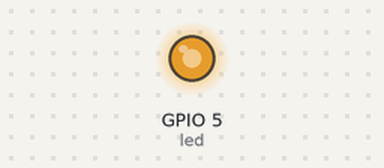
The program below on a simulated ESP32 board running MicroPython. Parts: output pins drawn as LEDs (lit = HIGH). At 4.0 s the program stops and its outputs stay as they are.

Above: at 0.05 s.
At 0.3 s:
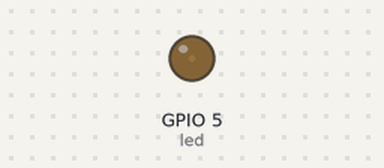
At 0.4 s:
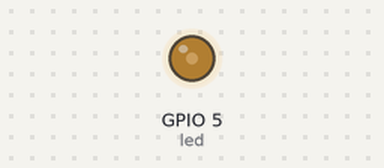
Timing chart, 0 to 3.0 s (numbered marks = the images above):
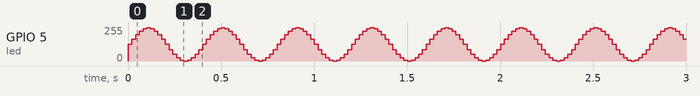

The program:

pwm_led.py
```python
import time, math, machine
from lib.config import *

def pulse(l, t):
    for i in range(20):
        l.duty(int(math.sin(i / 10 * math.pi) * 500 + 500))
        time.sleep_ms(t)

led = machine.PWM(machine.Pin(DEFAULT_IOTKIT_LED1), freq=100)

for i in range(10):
    pulse(led, 20)
```

config.py
```python
### Default Pins esp32-devkitC-V4 bzw. Mapping auf IoTKitV3.1 small

DEFAULT_IOTKIT_LED1 = 5
DEFAULT_IOTKIT_BUZZER = 26
DEFAULT_IOTKIT_BUTTON1 = 0

# I2C Bus D15 und D14
DEFAULT_IOTKIT_I2C_SCL = 4
DEFAULT_IOTKIT_I2C_SDA = 2

# H-Bridge D2 - D7
DEFAULT_IOTKIT_MOTOR1_FWD	= 12
DEFAULT_IOTKIT_MOTOR1_PWM	= 13
DEFAULT_IOTKIT_MOTOR1_REV	= 14
DEFAULT_IOTKIT_MOTOR2_FWD	= 16
DEFAULT_IOTKIT_MOTOR2_PWM	= 15
DEFAULT_IOTKIT_MOTOR2_REW = 17

# SPI Bus D10 (SS), D11 - D13
DEFAULT_IOTKIT_SPI_SCLK = 23
DEFAULT_IOTKIT_SPI_MISO = 22
DEFAULT_IOTKIT_SPI_MOSI = 21
DEFAULT_IOTKIT_SPI_SS   = 27

# 4 x 3 Header D9 und D8
DEFAULT_IOTKIT_SERVO1 = 19
DEFAULT_IOTKIT_SERVO2 = 18

# Analog Pins, A2 bis A5
DEFAULT_IOTKIT_POTI = 32
DEFAULT_IOTKIT_HALL_SENSOR = 33
DEFAULT_IOTKIT_ADC_4 = 34
DEFAULT_IOTKIT_ADC_5 = 35

# UART
DEFAULT_IOTKIT_UART_TX = 1
DEFAULT_IOTKIT_UART_RX = 3
```
